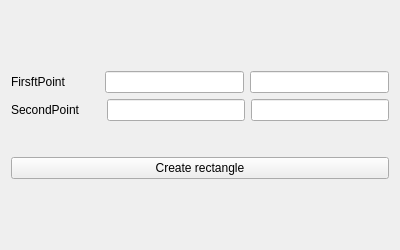
<?xml version="1.0" encoding="UTF-8"?>
<ui version="4.0">
 <class>newRectangle</class>
 <widget class="QWidget" name="newRectangle">
  <property name="geometry">
   <rect>
    <x>0</x>
    <y>0</y>
    <width>400</width>
    <height>250</height>
   </rect>
  </property>
  <property name="sizePolicy">
   <sizepolicy hsizetype="Fixed" vsizetype="Fixed">
    <horstretch>0</horstretch>
    <verstretch>0</verstretch>
   </sizepolicy>
  </property>
  <property name="minimumSize">
   <size>
    <width>400</width>
    <height>250</height>
   </size>
  </property>
  <property name="maximumSize">
   <size>
    <width>400</width>
    <height>250</height>
   </size>
  </property>
  <property name="windowTitle">
   <string>Form</string>
  </property>
  <layout class="QVBoxLayout" name="verticalLayout">
   <item>
    <layout class="QVBoxLayout" name="verticalLayout_3">
     <item>
      <layout class="QHBoxLayout" name="horizontalLayout">
       <item>
        <widget class="QLabel" name="label">
         <property name="text">
          <string>FirsftPoint</string>
         </property>
        </widget>
       </item>
       <item>
        <spacer name="horizontalSpacer">
         <property name="orientation">
          <enum>Qt::Horizontal</enum>
         </property>
         <property name="sizeType">
          <enum>QSizePolicy::Fixed</enum>
         </property>
         <property name="sizeHint" stdset="0">
          <size>
           <width>33</width>
           <height>20</height>
          </size>
         </property>
        </spacer>
       </item>
       <item>
        <widget class="QLineEdit" name="x1_rectangle"/>
       </item>
       <item>
        <widget class="QLineEdit" name="y1_rectangle"/>
       </item>
      </layout>
     </item>
     <item>
      <layout class="QHBoxLayout" name="horizontalLayout_2">
       <item>
        <widget class="QLabel" name="label_2">
         <property name="text">
          <string>SecondPoint</string>
         </property>
        </widget>
       </item>
       <item>
        <spacer name="horizontalSpacer_2">
         <property name="orientation">
          <enum>Qt::Horizontal</enum>
         </property>
         <property name="sizeType">
          <enum>QSizePolicy::Fixed</enum>
         </property>
         <property name="sizeHint" stdset="0">
          <size>
           <width>20</width>
           <height>20</height>
          </size>
         </property>
        </spacer>
       </item>
       <item>
        <widget class="QLineEdit" name="x2_rectangle">
         <property name="minimumSize">
          <size>
           <width>30</width>
           <height>20</height>
          </size>
         </property>
        </widget>
       </item>
       <item>
        <widget class="QLineEdit" name="y2_rectangle"/>
       </item>
      </layout>
     </item>
     <item>
      <spacer name="verticalSpacer">
       <property name="orientation">
        <enum>Qt::Vertical</enum>
       </property>
       <property name="sizeType">
        <enum>QSizePolicy::Fixed</enum>
       </property>
       <property name="sizeHint" stdset="0">
        <size>
         <width>20</width>
         <height>30</height>
        </size>
       </property>
      </spacer>
     </item>
     <item>
      <widget class="QPushButton" name="pushButton">
       <property name="text">
        <string>Create rectangle</string>
       </property>
      </widget>
     </item>
    </layout>
   </item>
  </layout>
 </widget>
 <resources/>
 <connections/>
</ui>
